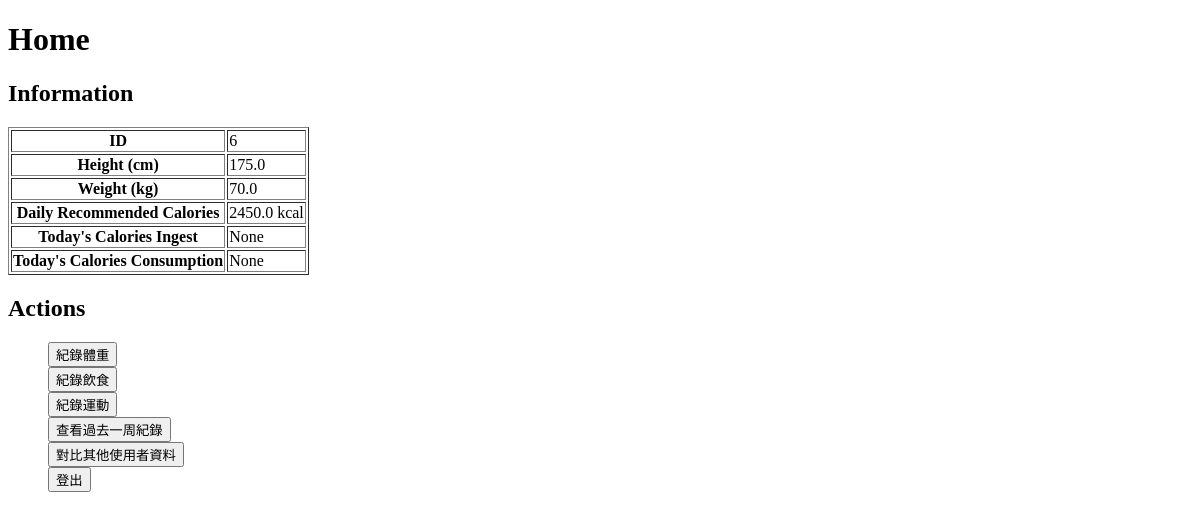
/user_home/6, run on an earlier commit of the app's database.
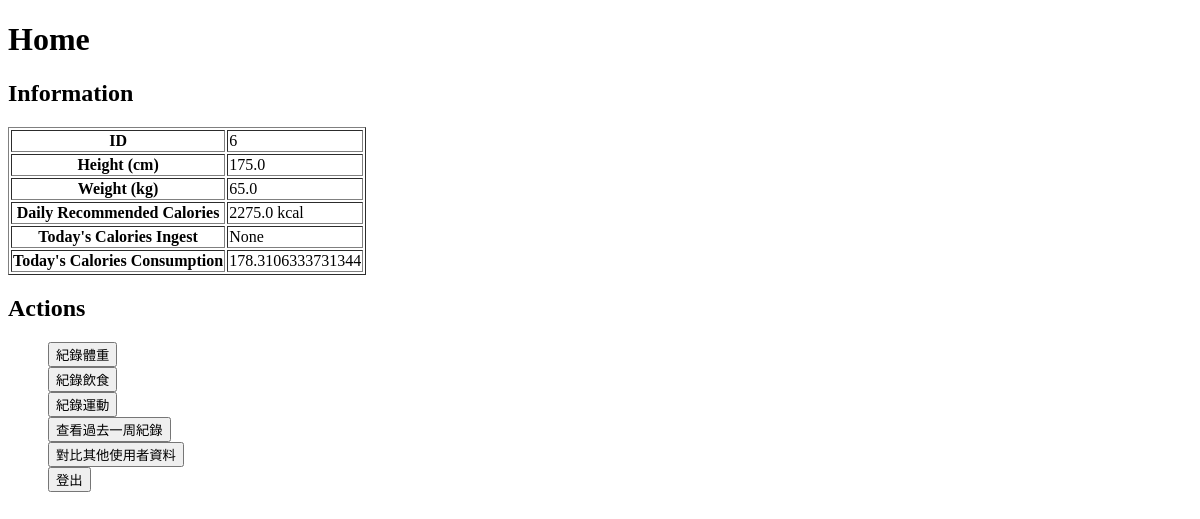
And on a later commit of the database.
### app.py (models this page shows)
class User(db.Model):
    id = db.Column(db.Integer, primary_key=True, autoincrement=True)
    weight = db.Column(db.Float, nullable=False)
    height = db.Column(db.Float, nullable=False)

### app.py (the view)
@app.route('/user_home/<int:user_id>')
def user_home(user_id):
    user = User.query.get(user_id)
    today_calories_consumption = (
        db.session.query(
            func.sum(UserExerciseRecord.calories_consumption)
        )
        .filter(UserExerciseRecord.user_id == user_id)
        .filter(UserExerciseRecord.date == datetime.utcnow().date())
        .scalar()
    )
    today_calories_ingest = (
        db.session.query(
            func.sum(UserCaloriesRecord.calories_ingest)
        )
        .filter(UserCaloriesRecord.user_id == user_id)
        .filter(UserCaloriesRecord.date == datetime.utcnow().date())
        .scalar()
    )
    return render_template('user_home.html',
                            user=user,
                            today_calories_consumption=today_calories_consumption,
                            today_calories_ingest=today_calories_ingest)

### templates/user_home.html (shortened to what this page needs)
<!DOCTYPE html>
<html lang="en">
<head>
</head>
<body>
    <h1>Home</h1>
    <h2>Information</h2>
    <table border="1">
        <tr>
            <th>ID</th>
            <td>{{ user.id }}</td>
        </tr>
        <tr>
            <th>Height (cm)</th>
            <td>{{ user.height }}</td>
        </tr>
        <tr>
            <th>Weight (kg)</th>
            <td>{{ user.weight }}</td>
        </tr>
        <tr>
            <th>Daily Recommended Calories</th>
            <td>{{ 35 * user.weight }} kcal</td>
        </tr>
        <tr>
            <th>Today's Calories Ingest</th>
            <td>{{ today_calories_ingest }}</td>
        </tr>
        <tr>
            <th>Today's Calories Consumption</th>
            <td>{{ today_calories_consumption }}</td>
        </tr>
    </table>
    <h2>Actions</h2>
    <ul>
        <form action="/record_weight" method="get">
            <button type="submit">紀錄體重</button>
        </form>
        <form action="/record_food" method="get">
            <button type="submit">紀錄飲食</button>
        </form>
        <form action="/record_exercise" method="get">
            <button type="submit">紀錄運動</button>
        </form>
        <form action="/view_past_week_records" method="get">
            <button type="submit">查看過去一周紀錄</button>
        </form>
        <form action="/compare_user_records" method="get">
            <button type="submit">對比其他使用者資料</button>
        </form>
        <form action="/" method="get">
            <button type="submit">登出</button>
        </form>
    </ul>
</body>
</html>

What changed in the data, as far as the page shows it:
changed User id 6: weight "70.0" → "65.0"; 35*user.weight "2450.0" → "2275.0"
Also different on the page:
{{ today_calories_consumption }}: "None" → "178.3106333731344"
